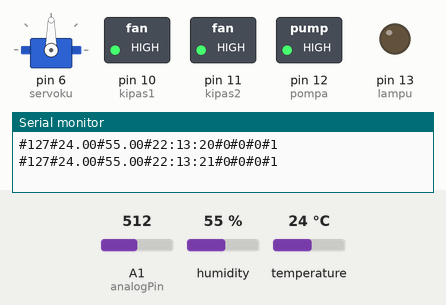
A sketch run on a simulated Arduino Uno, built with avr-gcc and run on an emulated ATmega328P. On the bench: servo, switched loads named in the sketch (green lamp = pin HIGH), output pins drawn as LEDs (lit = HIGH), the last lines printed to the serial monitor. The test bench sets the inputs (shaded band); at power-on: humidity 55 %, A1 (analogPin) = 512, temperature 24 °C. The local clock reads 2024-03-15 10:24:30 at power-on unless the sketch sets it.

Above: at 1.8 s.
1.9 s: humidity set to 51 %
3.4 s: humidity set to 48 %
At 4.9 s:
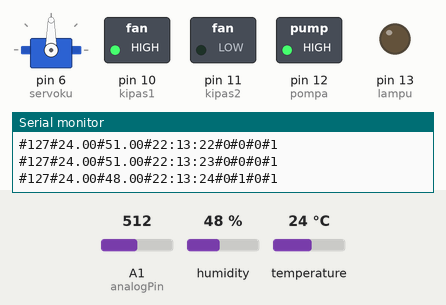
5.5 s: A1 (analogPin) set to 23
7.3 s: A1 (analogPin) set to 19
At 9.1 s:
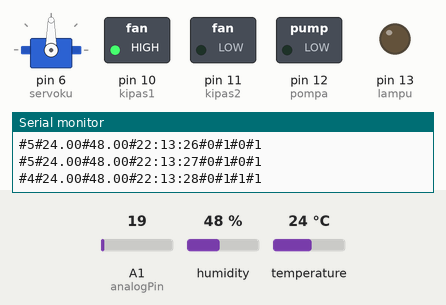
9.6 s: temperature set to 30 °C
11.3 s: temperature set to 33 °C
At 13.2 s:
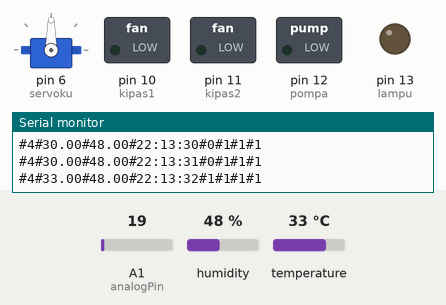
Timing chart, 0 to 14.7 s (numbered marks = the images above; inputs shaded):
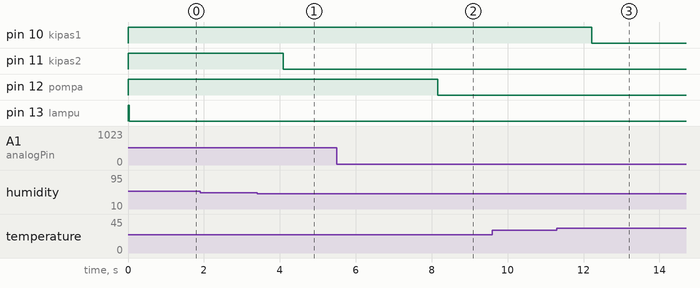

Measured:
- the behaviour switches between 50 and 49 % on humidity (found by bisection; images 0 and 1)
- the behaviour switches between 21 and 20 on A1 (analogPin) (found by bisection; images 1 and 2)
- the behaviour switches between 31 and 32 °C on temperature (found by bisection; images 2 and 3)
- after the input at 3.4 s, pin 11 (kipas2): HIGH → LOW after 0.69 s
- after the input at 7.3 s, pin 12 (pompa): HIGH → LOW after 0.85 s
- after the input at 11.3 s, pin 10 (kipas1): HIGH → LOW after 0.92 s

The sketch:

modul_gabungV2.ino
```cpp
//dht11
#include <DHT.h>
DHT dht(7, DHT11);

//rtc
#include "RTClib.h"
RTC_DS3231 rtc;
char dataHari[7][12] = {"Minggu", "Senin", "Selasa", "Rabu", "Kamis", "Jumat", "Sabtu"};
String hari;
int tanggal, bulan, tahun, jam, menit, detik;
//rtc

//servo
#include <Servo.h>
Servo servoku;
//servo

//sensor ketinggian air
int analogPin = A1;
int ketinggianAir;
int ketinggianAirMm;
//sensor ketinggian air

// relay
const int kipas1 = 10; //relay1 suhu
const int kipas2 = 11; //relay2 kelembaban
const int pompa = 12; //relay3
const int lampu = 13; //relay4

//on off relay
int relayON = LOW; //relay nyala
int relayOFF = HIGH; //relay mati

// status relay
bool statusKipasSuhu;
bool statusKipasKelembaban;
bool statusPompa;
bool statusLampu;
// relay

void setup() {
    Serial.begin(9600);

    //  dht11
    dht.begin();

    // servo
    servoku.attach(6);

    // rtc ds3231
    if (! rtc.begin()) {
        Serial.println("RTC Tidak Ditemukan");
        Serial.flush();
        abort();
    }

    //Atur Waktu
    rtc.adjust(DateTime(F(__DATE__), F(__TIME__)));
    // rtc ds3231

    //  setup relay
    pinMode(kipas1, OUTPUT);
    pinMode(kipas2, OUTPUT);
    pinMode(pompa, OUTPUT);
    pinMode(lampu, OUTPUT);
    digitalWrite(kipas1, relayOFF);
    digitalWrite(kipas2, relayOFF);
    digitalWrite(pompa, relayOFF);
    digitalWrite(lampu, relayOFF);
}

void loop() {
    // BACA SUHU DAN KELEMBABAN
    float kelembaban = dht.readHumidity();
    float suhu = dht.readTemperature();
    // BACA SUHU DAN KELEMBABAN

    // BACA KETINGGIAN AIR
    ketinggianAir = analogRead(analogPin);
    ketinggianAirMm = map(ketinggianAir, 0, 1023, 0, 255);
    // BACA KETINGGIAN AIR

    // BACA WAKTU
    DateTime now = rtc.now();
    hari    = dataHari[now.dayOfTheWeek()];
    tanggal = now.day(), DEC;
    bulan   = now.month(), DEC;
    tahun   = now.year(), DEC;
    jam     = now.hour(), DEC;
    menit   = now.minute(), DEC;
    detik   = now.second(), DEC;
    // BACA WAKTU

    // KONDISI MODUL MONITORING SUHU DAN KELEMBABAN
    //  suhu normal
    if (suhu >= 29 && suhu <= 31) {
        matikanModulPeningkatanSuhu();
        matikanModulPenurunanSuhu();

    //  suhu di bawah standar minimum
    } else if (suhu < 29) {
        modulPeningkatanSuhu();

    //  suhu di atas standar maksimal
    } else if (suhu > 31) {
        modulPenurunanSuhu();
    }

    //  kelembaban normal
    if (kelembaban >= 50 && kelembaban <= 70) {
        matikanModulPeningkatanKelembaban();
        matikanModulPenurunanKelembaban();

    //  kelembaban di bawah standar minimum
    } else if (kelembaban < 50) {
        modulPeningkatanKelembaban();

    //  kelembaban di atas standar maksimal
    } else if (kelembaban > 70) {
        modulPenurunanKelembaban();
    }
    // KONDISI MODUL MONITORING SUHU DAN KELEMBABAN

    // KONDISI MODUL MINUM
    if (ketinggianAirMm < 5) {
        modulIsiBakMinum();

    } else if (ketinggianAirMm > 40) {
        matikanModulIsiBakMinum();
    }
    // KONDISI MODUL MINUM

    // KONDISI MODUL PAKAN
    if(jam == 7) {
        modulPakan();

    } else if(jam == 12) {
        modulPakan();

    } else if(jam == 17) {
        modulPakan();
    }
    // KONDISI MODUL PAKAN

    // KONDISI MODUL MODE MALAM
    if (jam >= 7 && jam <= 17) {
        matikanModulModeMalam();

    } else if (jam >= 17 || jam <= 7) {
        modulModeMalam();
    }
    // KONDISI MODUL MODE MALAM

    // KIRIM DATA KE NODEMCU
    modulKirimData();
    // KIRIM DATA KE NODEMCU
}

// MODUL PAKAN
void modulPakan() {
    // proses perputaran servo
    for (int posisi = 0; posisi <= 180; posisi++) {
        servoku.write(posisi);
        delay(10);
    }

    // proses perputaran servo kembali ke posisi awal
    for (int posisi = 180; posisi >= 0; posisi--) {
        servoku.write(posisi);
        delay(10);
    }
}
// MODUL PAKAN

// MODUL MINUM
void modulIsiBakMinum() {
    // mengisi bak minum dengan menyalakan pompa air ketika bak minum hampir kosong
    //relay3
    digitalWrite(pompa, relayON);
    statusPompa = HIGH;
}

void matikanModulIsiBakMinum() {
    // mematikan pompa air ketika bak minum sudah hampir penuh
    //relay3
    digitalWrite(pompa, relayOFF);
    statusPompa = LOW;
}
// MODUL MINUM

// MODUL MONITORING SUHU DAN KELEMBABAN
void modulPeningkatanSuhu() {
    //meningkatkan suhu kandang ketika suhu di bawah normal dengan menyalakan lampu
    //relay4
    digitalWrite(lampu, relayON);
    statusLampu = HIGH;
}

void matikanModulPeningkatanSuhu() {
    //mematikan modul peningkatan suhu ketika suhu normal tercapai dengan mematikan lampu
    //relay4
    digitalWrite(lampu, relayOFF);
    statusLampu = LOW;
}

void modulPenurunanSuhu() {
    //menurunkan suhu kandang ketika suhu di atas normal dengan menyalakan kipas1
    //relay1
    digitalWrite(kipas1, relayON);
    statusKipasSuhu = HIGH;
}

void matikanModulPenurunanSuhu() {
    //mematikan modul penurunan suhu ketika suhu normal tercapai dengan mematikan kipas1
    //relay1
    digitalWrite(kipas1, relayOFF);
    statusKipasSuhu = LOW;
}

void modulPeningkatanKelembaban() {
    //meningkatkan kelembaban kandang ketika kelembaban di bawah normal dengan menyalakan kipas
    //relay2
    digitalWrite(kipas2, relayON);
    statusKipasKelembaban = HIGH;
}

void matikanModulPeningkatanKelembaban() {
    //mematikan modul peningkatan kelembaban ketika kelembaban normal tercapai dengan mematikan kipas
    //relay2
    digitalWrite(kipas2, relayOFF);
    statusKipasKelembaban = LOW;
}

void modulPenurunanKelembaban() {
    //menurunkan kelembaban kandang ketika kelembaban di atas normal dengan menyalakan lampu
    //relay4
    digitalWrite(lampu, relayON);
    statusLampu = HIGH;
}

void matikanModulPenurunanKelembaban() {
    //mematikan modul penurunan kelembaban ketika kelembaban normal tercapai dengan mematikan lampu
    //relay4
    digitalWrite(lampu, relayOFF);
    statusLampu = LOW;
}
// MODUL MONITORING SUHU DAN KELEMBABAN

// MODUL MODE MALAM
void modulModeMalam() {
    // menyalakan lampu kandang ketika waktu sudah memasuki malam hari
    //relay4
    digitalWrite(lampu, relayON);
    statusLampu = HIGH;
}

void matikanModulModeMalam() {
    // mematikan lampu kandang ketika waktu sudah memasuki pagi hari
    //relay4
    digitalWrite(lampu, relayOFF);
    statusLampu = LOW;
}
// MODUL MODE MALAM

// MODUL KIRIM DATA
void modulKirimData() {
    // BACA SUHU DAN KELEMBABAN
    float kelembaban = dht.readHumidity();
    float suhu = dht.readTemperature();
    // BACA SUHU DAN KELEMBABAN

    String dataKirim = "#" + String(ketinggianAirMm) + "#" + String(suhu) + "#" + String(kelembaban) + "#" + String(String() + jam + ":" + menit + ":" + detik) + "#" + String(statusKipasSuhu) + "#" + String(statusKipasKelembaban) + "#" + String(statusPompa) + "#" + String(statusLampu);
    Serial.println(dataKirim);
    delay(1000);
}
// MODUL KIRIM DATA
```
